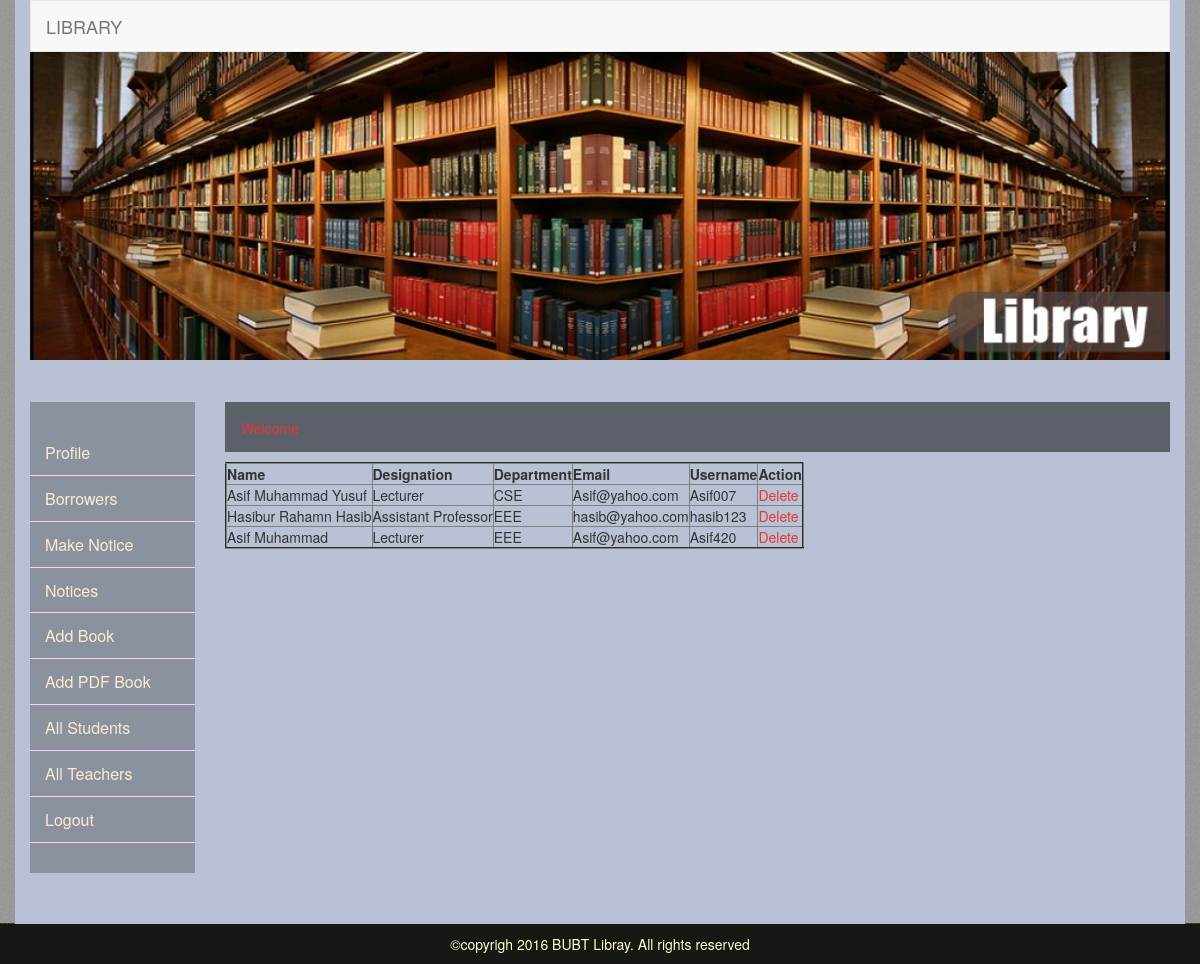
Screenshot of /Library/allteachers.php with the database file from the repository.
### tables this page shows
CREATE TABLE `te_registration` (
  `id` int(11) NOT NULL,
  `name` varchar(255) NOT NULL,
  `designation` varchar(255) NOT NULL,
  `dept` varchar(255) NOT NULL,
  `email` varchar(255) NOT NULL,
  `username` varchar(255) NOT NULL,
  `password` varchar(255) NOT NULL,
  `user_role` int(11) NOT NULL DEFAULT '3'
);

### Library/allteachers.php (the view, shortened to what this page needs)
<?php include('adminheader.php');?>
    <div class="row">
      <?php include('adminmenu.php'); ?>
      <div class="col-md-10">
        <p class="welcome">Welcome &nbsp;&nbsp;<span style="color:#2484A4;"> <?php echo $_SESSION['username']; ?>  </span></p>
            <table class="table-hover" cellpadding="2" cellspacing="2" border="2">
              <tr>
                <th>Name</th>
                <th>Designation</th>
                <th>Department</th>
                <th>Email</th>
                <th>Username</th>
                <th>Action</th>
              </tr>
              <?php
                $data = mysql_query("SELECT id, name,designation,dept, email, username FROM te_registration");
               while($row = mysql_fetch_array($data)) {?>
              <tr>
                <?php $id = $row['id']; ?>
                <td><?php echo  $row['name'];?></td>
                <td><?PHP echo  $row['designation']; ?></td>
                <td><?php echo  $row['dept'];?></td>
                <td><?PHP echo  $row['email']; ?></td>
                <td><?PHP echo  $row['username'];?></td>
                <td>
                  <a href="deleteteachers.php?id=<?php echo $id; ?>">Delete</a>
                </td>
              </tr>
              <?php } ?>
            </table>
      </div>
    </div>
  </div>
 <?php include('footer.php');?>

### Library/css/mystyle.css (style rules this page uses)
a { text-decoration:none; color:#e63636; }
body { background:url(../images/body-bg.png); }
.welcome { height: 50px; background:rgba(0,0,0,0.50);padding: 16px;color: #EA3636; }

### rows the page displays
te_registration: name "Asif Muhammad Yusuf", designation "Lecturer", dept "CSE", email "Asif@yahoo.com", username "Asif007"
te_registration: name "Hasibur Rahamn Hasib", designation "Assistant Professor", dept "EEE", email "hasib@yahoo.com", username "hasib123"
te_registration: name "Asif Muhammad", designation "Lecturer", dept "EEE", email "Asif@yahoo.com", username "Asif420"
